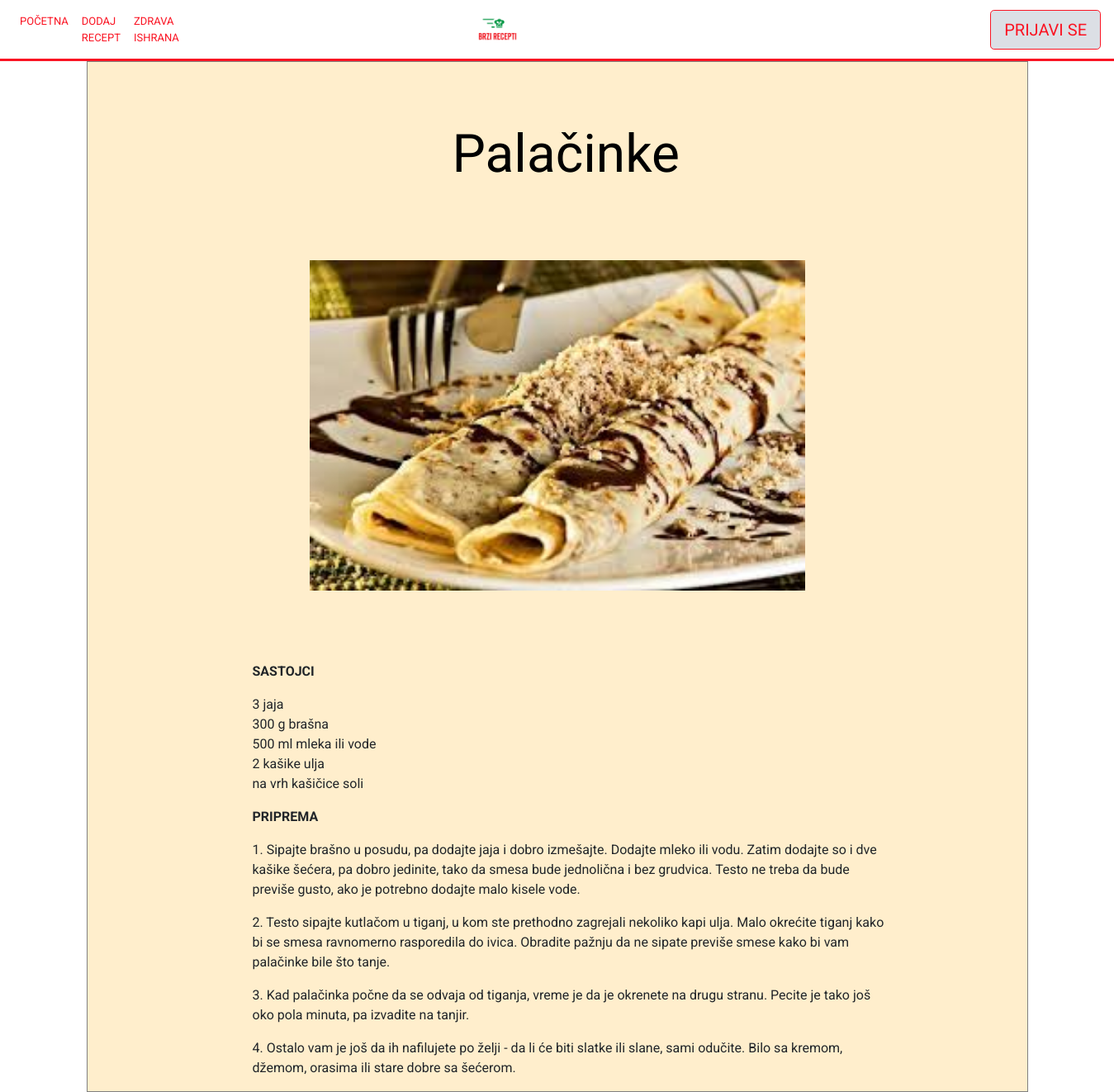
Page /recepti/2/ on the committed database.
### recepti/models.py (models this page shows, shortened)
class Jela(models.Model):
    ime = models.CharField(max_length=100)
    slika = models.FileField()
    kategorija = models.ForeignKey(Kategorije, on_delete=models.CASCADE, null=True)  # Doručak, Ručak, Večera, Užina
    sastojci = models.ManyToManyField(Sastojci)
    sastojci_opis = models.TextField(null=True)
    nacin_pripreme = models.TextField()
    je_vegeterijansko = models.BooleanField(default=False)
    class Meta:
        verbose_name_plural = "Jela"

### recepti/views.py (the view)
# urls.py: path('recepti/<int:pk>/', views.DetailView.as_view(), name='detalji'),
class DetailView(generic.DetailView):  # detalji recepta
    context_object_name = 'jelo'
    model = Jela
    template_name = 'recepti/detail.html'

### recepti/templates/recepti/detail.html (shortened to what this page needs)
{% extends 'recepti/base.html' %}
{% load staticfiles %}
{% block body %}
  <link rel="stylesheet" type="text/css" href="{% static 'recepti/detail.css' %}" >
    <div class="container">
        <div class="ime">
         <h> {{jelo.ime}} </h>
        </div>
         <div class="slika">
             <img src="{{jelo.slika.url}}" class="slikajela" width="600" height="400">
        </div>
         <div class="recept">
            <div class="sastojci">
                <P class="prvi" style="font-weight: bold;">SASTOJCI</P>
                <p> {{jelo.sastojci_opis|linebreaks}}</p>
            </div>
            <div class="priprema">
                <P class="drugi" style="font-weight: bold;">PRIPREMA</P>
                <p> {{jelo.nacin_pripreme|linebreaks}}</p>
            </div>
         </div>
    </div>
{% endblock %}

### recepti/static/recepti/style.css (style rules this page uses)
.slika { margin-left: 487px; }
body { font-family: 'Roboto', sans-serif; }

### recepti/static/recepti/detail.css (style rules this page uses)
.container { width: 100%; border: 1px solid gray; background-color: #ffeecc; }
.container .ime { width: 384px; height: 240px; margin-left:363px; font-size: 4em; padding: 1em; color: black; clear: left; text-align: center; }
.container .slika { margin-left: 254px; }
.container .recept { display: inline-block; width: 100% }
.container .recept .sastojci { width: 100%; margin-top: 86px; margin-left: 185px; display: inline-block; vertical-align: top; }
.container .recept .priprema { width: 70%; margin-left: 185px; display: inline-block; vertical-align: top; }

### rows in the picture
Jela: ime "Palačinke", slika (picture), sastojci_opis "3 jaja 300 g brašna 500 ml mleka ili vode 2 kašike ulja na vrh kašičice soli", nacin_pripreme "1. Sipajte brašno u posudu, pa dodajte jaja i dobro izmešajte. Dodajte mleko ili vodu. Zatim dodajte so i dve kašike šećera, pa dobro jedinite, tako da smesa bude jednolična i bez grudvica. Testo ne treba da bude previše gusto, ako je potrebno dodajte malo kisele vode. 2. Testo sipajte kutlačom u tiganj, u kom ste prethodno zagrejali nekoliko kapi ulja. Malo okrećite tiganj kako bi se smesa ravnomerno rasporedila do ivica. Obradite pažnju da ne sipate previše smese kako bi vam palačinke bile što tanje. 3. Kad palačinka počne da se odvaja od tiganja, vreme je da je okrenete na drugu stranu. Pecite je tako još oko pola minuta, pa izvadite na tanjir. 4. Ostalo vam je još da ih nafilujete po…"
